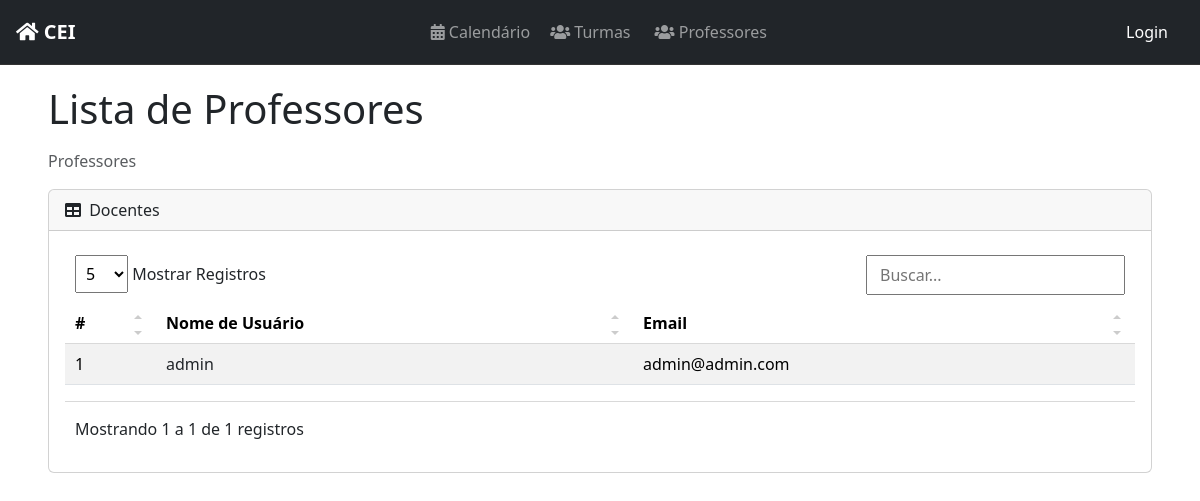
The page /docentes/ on the database as committed earlier.
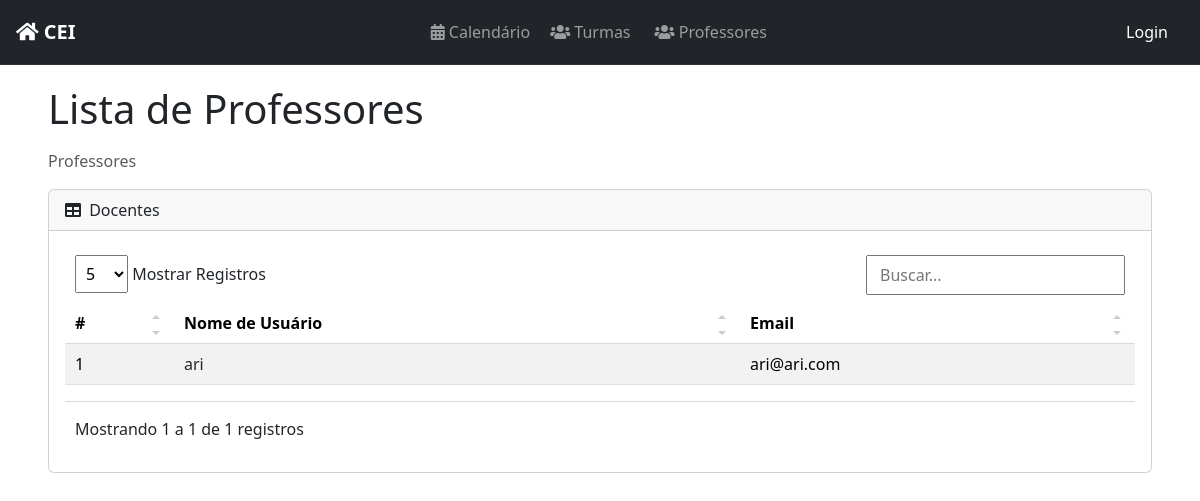
The same page on the database as committed later.
### profiles/models.py (models this page shows, shortened)
class CustomUser(AbstractUser):
    id = models.BigAutoField(primary_key=True)
    turma = models.ForeignKey('classes.Turma', on_delete=models.SET_NULL, blank=True, null=True, related_name='customuser_set')

### profiles/views.py (the view)
# urls.py: path('docentes/', DocenteListView.as_view(), name='docentes_list'),
class DocenteListView(ListView):
    template_name = "registration/docentes_list.html"
    model = CustomUser
    context_object_name = "docentes"
    def get_queryset(self):
        docente_group = Group.objects.filter(name="Docente").first()
        if docente_group:
            return CustomUser.objects.filter(groups=docente_group)
        return CustomUser.objects.none()
    def get_context_data(self, **kwargs):
        context = super().get_context_data(**kwargs)
        context['is_admin'] = self.request.user.groups.filter(name="Administrador").exists()
        context['titulo'] = "Lista de Professores"
        return context

### tasks/context_processors.py (called while the page is built)
def user_in_discente(request):
    if request.user.is_authenticated:
        return {'user_in_discente': request.user.groups.filter(name="Discente").exists()}
    return {'user_in_discente': False}

### profiles/templates/registration/docentes_list.html (shortened to what this page needs)
{% extends 'base.html' %}
{% load static %}
{% block content %}
<div class="container-fluid">
    <h1 class="mb-3">{{ titulo }}</h1>
    <ol class="breadcrumb mb-3">
        <li class="breadcrumb-item active">Professores</li>
    </ol>
    <div class="card">
        <div class="card-header">
            <i class="fas fa-table me-1"></i>
            Docentes
        </div>
        <div class="card-body">
            <div class="table-responsive">
                <table id="datatablesSimple" class="table table-striped table-hover">
                    <thead class="table">
                        <tr>
                            <th>#</th>
                            <th>Nome de Usuário</th>
                            <th>Email</th>
                        </tr>
                    </thead>
                    <tbody>
                        {% for user in docentes %}
                        <tr>
                            <td>{{ forloop.counter }}</td>
                            <td>
                                <a {% if is_admin %} href="{% url 'docente_detail' user.id %}" {% endif %} class="text-decoration-none text-dark">{{ user.username }}</a>
                            </td>
                            <td>{{ user.email }}</td>
                        </tr>
                        {% empty %}
                        <tr>
                            <td colspan="3" class="text-center">Nenhum docente encontrado.</td>
                        </tr>
                        {% endfor %}
                    </tbody>
                </table>
            </div>
        </div>
    </div>
</div>
{% endblock %}
{% block scripts %}
<link href="{% static 'css/style.min.css' %}" rel="stylesheet"/>
{% endblock %}

Rows that differ between the two databases and show on the page:
no longer on this page (row edited): CustomUser: username "admin", email "admin@admin.com"
added CustomUser: username "ari", email "ari@ari.com"
